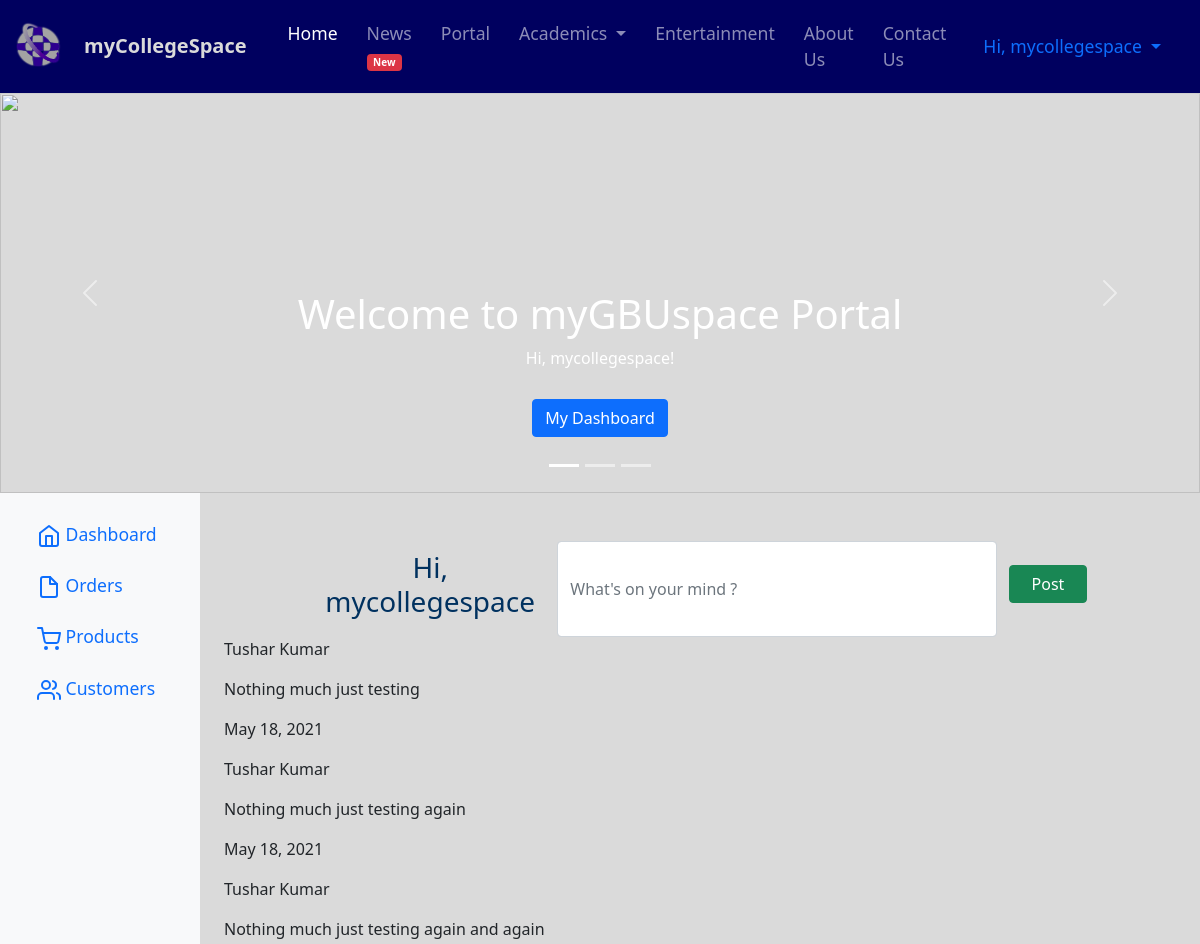
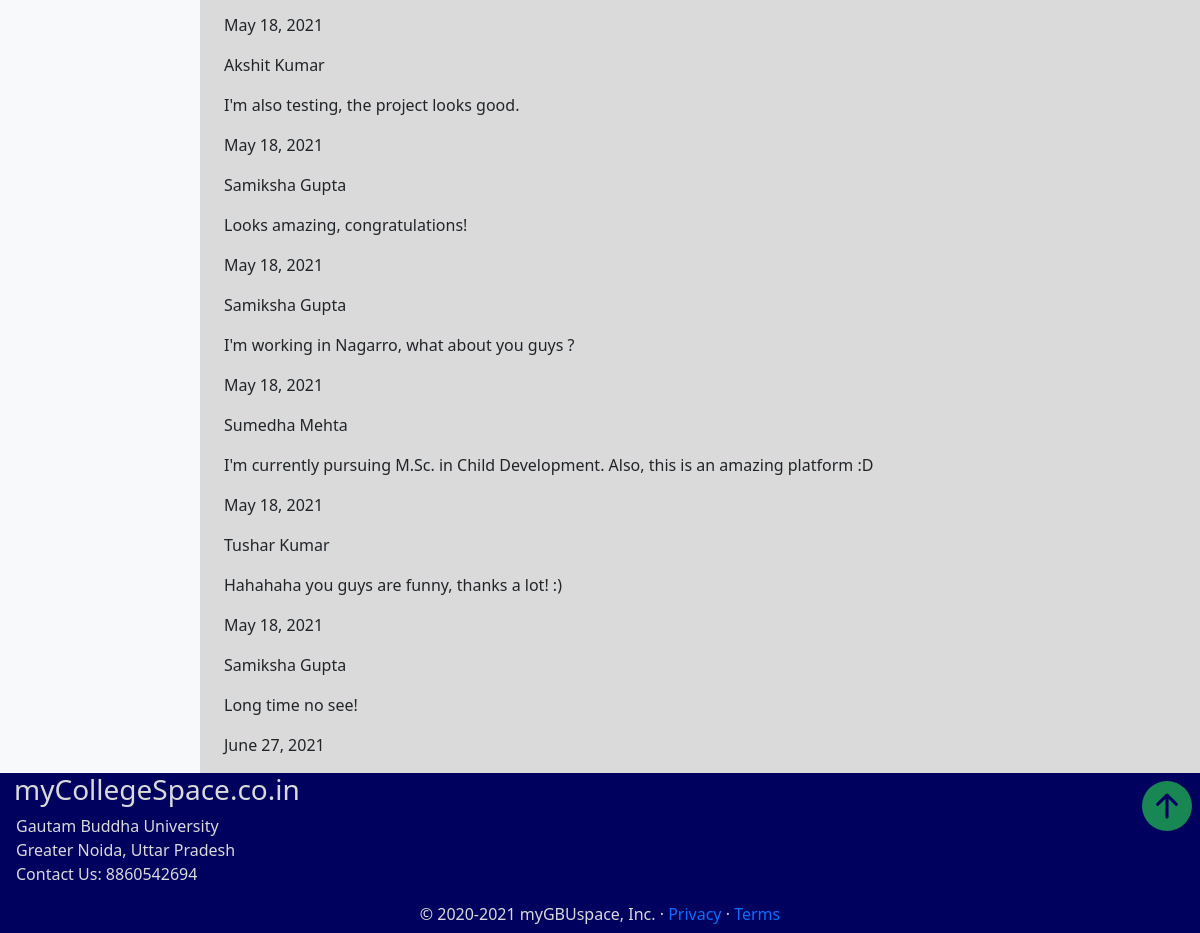
Screenshot of /portal/ (signed in) with the database file from the repository (2 pictures, top to bottom).
### base/models.py (models this page shows, shortened)
class posts(models.Model):
    name = models.CharField(max_length=100)
    email = models.EmailField()
    post = models.CharField(max_length=5000)
    dated = models.DateField(default=date.today)

### base/views.py (the view, shortened to what this page needs)
# urls.py: path('portal/', views.portal, name='portal' ),
def portal(request):
    all_posts = posts.objects.all()
    return render(request, 'base/portal.html',{'all_posts':all_posts})

### base/templates/base/portal.html (shortened to what this page needs)
{% extends '_base.html' %}
{% load static %}
{% block content %}
<div id="myCarousel" class="carousel slide" data-bs-ride="carousel">
    <ol class="carousel-indicators">
        <li data-bs-target="#myCarousel" data-bs-slide-to="0" class="active"></li>
        <li data-bs-target="#myCarousel" data-bs-slide-to="1" class=""></li>
        <li data-bs-target="#myCarousel" data-bs-slide-to="2" class=""></li>
    </ol>
    <div class="carousel-inner">
        <div class="carousel-item active">
            <img src="{% static 'assets/images/prog4.jfif' %}" height=400 alt="" class="d-block w-100">
            <div class="container">
                <div class="carousel-caption">
                    <h1>Welcome to myGBUspace Portal</h1>
                    {% if not request.session.user %}
                    <p>Join now to enjoy all the priviledges!</p>
                    <p><a class="btn btn-lg btn-success" href="/login/" role="button">Log In</a></p>
                    {% else %}
                    <p>Hi, {{request.session.name}}!</p>
                    <p><a class="btn btn-primary" href="/dashboard/" role="button">My Dashboard</a></p>
                    {%endif%}
                </div>
            </div>
        </div>
    </div>
    <a class="carousel-control-prev" href="#myCarousel" role="button" data-bs-slide="prev">
        <span class="carousel-control-prev-icon" aria-hidden="true"></span>
    </a>
    <a class="carousel-control-next" href="#myCarousel" role="button" data-bs-slide="next">
        <span class="carousel-control-next-icon" aria-hidden="true"></span>
    </a>
</div>
{% if not request.session.user %}
<div class="container marketing" id="market">
    <div class="row text-center mt-5">
        <div class="col-lg-4">
            <img src="{% static 'assets/images/team.png' %}" class="bd-placeholder-img rounded-circle" width="140"
                height="140">
            <h2>Connect and build</h2>
            <p>Reduces communication gap and increases connectivity among the students. Junior year students can
                participate in the on-going projects with the Seniors.</p>
        </div>
        <div class="col-lg-4">
            <img src="{% static 'assets/images/up2.png' %}" class="bd-placeholder-img rounded-circle" width="140"
                height="140">
            <h2>Showcase your work</h2>
            <p>Companies can easily go through the work of the students by accessing the portal. One can upload project
                ideas and build team.</p>
        </div>
        <div class="col-lg-4">
            <img src="{% static 'assets/images/oppo2.png' %}" class="bd-placeholder-img rounded-circle" width="140"
                height="140">
            <h2>Opportunities and more</h2>
            <p>Enhanced opportunities and exposure for the students. Provides easy registeration for the upcoming events
                in the university.</p>
        </div>
    </div>
</div>
{%else%}
<div class="container-fluid">
    <div class="row">
        <nav id="sidebarMenu" class="col-md-3 col-lg-2 d-md-block bg-light sidebar collapse">
            <div class="position-sticky pt-3">
                <ul class="nav flex-column">
                    <li class="nav-item">
                        <a class="nav-link active" aria-current="page" href="#">
                            Dashboard
                        </a>
                    </li>
                    <li class="nav-item">
                        <a class="nav-link" href="#">
                            Orders
                        </a>
                    </li>
                    <li class="nav-item">
                        <a class="nav-link" href="#">
                            Products
                        </a>
                    </li>
                    <li class="nav-item">
                        <a class="nav-link" href="#">
                            Customers
                        </a>
                    </li>
                </ul>
            </div>
        </nav>
        <main class="col-md-9 ms-sm-auto col-lg-10 px-md-4">
            <div class="container">
                <form action="/portal/" method="POST" class="mt-5 row justify-content-center">
                    <h3 class="col-md-3 d-flex align-items-center" style="color: rgb(0, 49, 95);">Hi, {{request.session.name}}</h3>
                    <div class=" col-md-6 form-group">
                        <input type="text" placeholder="What's on your mind ?" name="post" class="form-control" style="height: 6rem;">
                    </div>
                    <button class=" col-md-1 btn btn-success h-100 mt-4" type="submit">Post</button>
                </form>
            </div>
            {% for i in all_posts %}
            <p>{{i.name}}</p>
            <p>{{i.post}}</p>
            <p>{{i.dated}}</p>
            {%endfor%}
        </main>
    </div>
</div>
{%endif%}
{% endblock content %}

### static/assets/css/s.css (style rules this page uses)
body { background-color: rgb(31, 31, 31); z-index: -3; }
a { text-decoration: none; }
.container { text-align: center; }
.nav-item { margin-left: 5px; font-size: 1.1rem; padding: 4px; }
.container .btn { display: inline-block; margin-top: 0.8em; font-size: 1em; }

### base/templates/base/portal.html (style rules this page uses)
body { background-color: #dadada; }

### rows the page displays
posts: name "Tushar Kumar", post "Nothing much just testing", dated "May 18, 2021"
posts: name "Tushar Kumar", post "Nothing much just testing again", dated "May 18, 2021"
posts: name "Tushar Kumar", post "Nothing much just testing again and again", dated "May 18, 2021"
posts: name "Akshit Kumar", post "I'm also testing, the project looks good.", dated "May 18, 2021"
posts: name "Samiksha Gupta", post "Looks amazing, congratulations!", dated "May 18, 2021"
posts: name "Samiksha Gupta", post "I'm working in Nagarro, what about you guys ?", dated "May 18, 2021"
posts: name "Sumedha Mehta", post "I'm currently pursuing M.Sc. in Child Development. Also, this is an amazing platform :D", dated "May 18, 2021"
posts: name "Tushar Kumar", post "Hahahaha you guys are funny, thanks a lot! :)", dated "May 18, 2021"
posts: name "Samiksha Gupta", post "Long time no see!", dated "June 27, 2021"

### other values shown
{{ request.session.name }} "mycollegespace"
